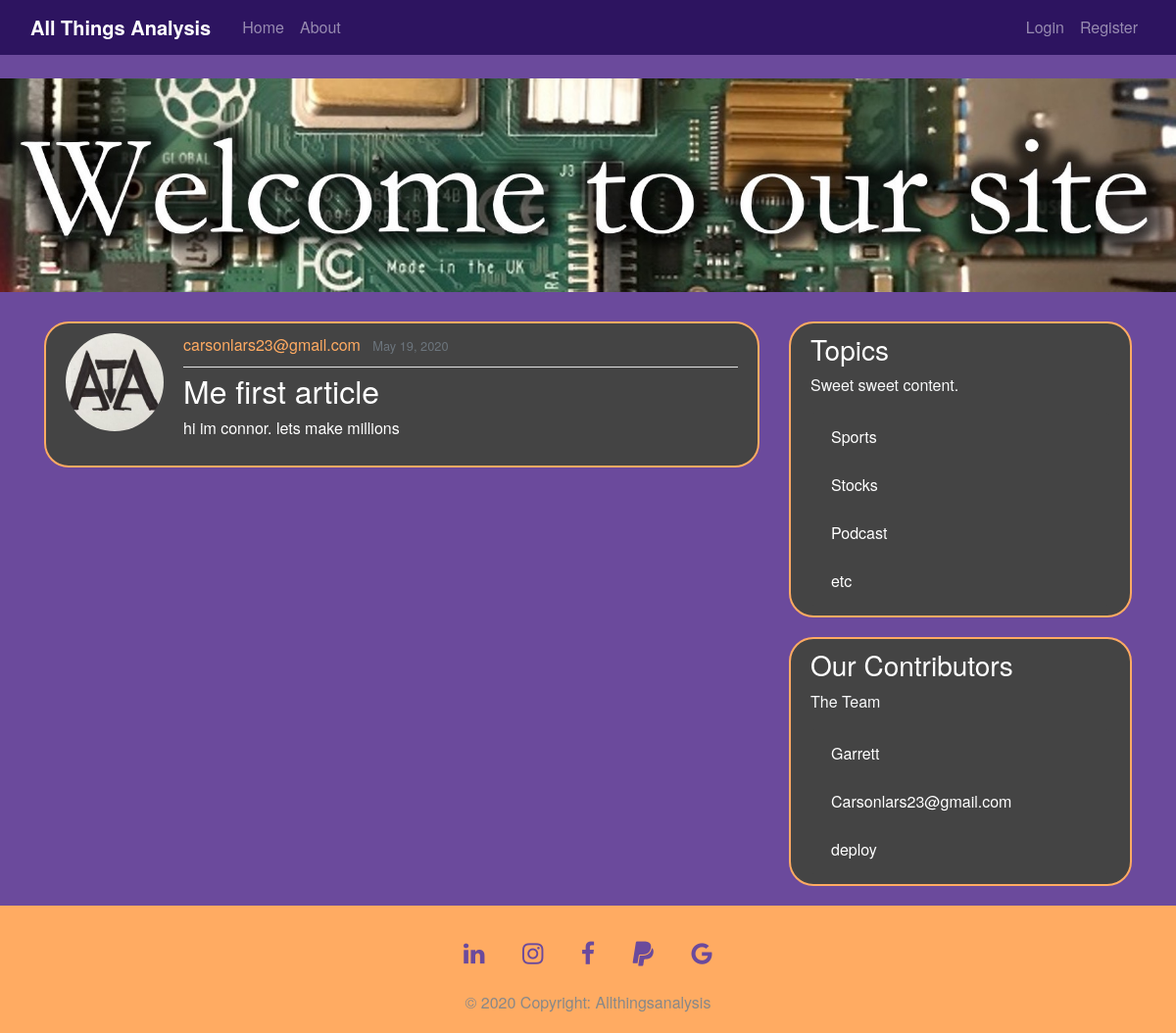
The page /post/39/ on the database its author committed.
### blog/models.py (models this page shows, shortened)
class Post(models.Model):
	title = models.CharField(max_length=100)
	content = models.TextField()
	date_posted = models.DateTimeField(default=timezone.now)
	author = models.ForeignKey(User, on_delete=models.CASCADE)

### users/models.py (models this page shows, shortened)
class Profile(models.Model):
    user = models.OneToOneField(User, on_delete=models.CASCADE)
    image = models.ImageField(default='default.jpg', upload_to='profile_pics')

### blog/views.py (the view)
# urls.py: path('post/<int:pk>/', PostDetailView.as_view(), name='post-detail'),
class PostDetailView(DetailView):
	model = Post

### blog/templates/blog/post_detail.html (shortened to what this page needs)
{% extends "blog/base.html" %}
{% block content %}
  <article class="media content-section">
    <img class="rounded-circle article-img" src="{{ object.author.profile.image.url }}" id="img">
    <div class="media-body">
      <div class="article-metadata">
        <a class="mr-2" href="{% url 'user-posts' object.author.username %}">{{ object.author }}</a>
        <small class="text-muted">{{ object.date_posted|date:"F d, Y" }}</small>
      </div>
      <h2 class="article-title">{{ object.title }}</h2>
      <p class="article-content">{{ object.content }}</p>
    </div>
  </article>
{% endblock content %}

### blog/static/blog/main.css (style rules this page uses)
body { background: #6B4A9C; color: #ffffff; margin-top: 5rem; font-family: Helvetica Neue; }
h1, h2, h3, h4, h5, h6 { color: #ffffff; }
.content-section { background: #999999; padding: 10px 20px; border: 2px solid #ffab62; border-radius: 25px; margin-bottom: 20px; background-color: #444444; }
.article-title { color: #FFFFFF; }
.article-content { white-space: pre-line; }
.article-img { height: 100px; width: 100px; margin-right: 20px; }
.article-metadata { padding-bottom: 10px; margin-bottom: 4px; border-bottom: 1px solid #e3e3e3; }
.article-metadata a { color: #ffab62; }
img { width: 90%; height: auto; }

### rows shown on the page
Post: author.profile.image (picture), author "carsonlars23@gmail.com", date_posted "May 19, 2020", title "Me first article", content "hi im connor. lets make millions"
